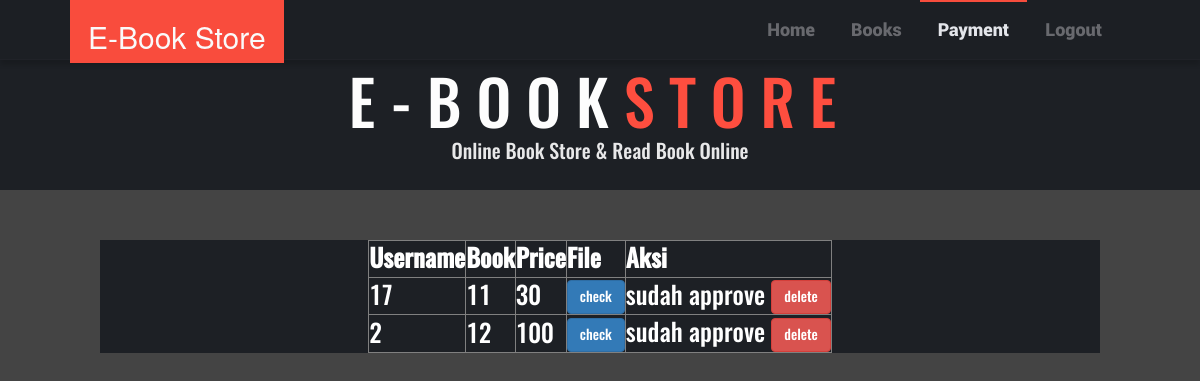
The app's page /Admin/payment.php with its own data.
### tables this page shows
CREATE TABLE `payments` (
  `userid` int(11) NOT NULL,
  `bookid` int(11) NOT NULL,
  `paymentid` int(11) NOT NULL,
  `status` varchar(20) NOT NULL,
  `payment_report` text DEFAULT NULL
);

CREATE TABLE `books` (
  `bookid` int(11) NOT NULL,
  `booktitle` varchar(50) NOT NULL,
  `category` varchar(30) NOT NULL,
  `price` int(11) DEFAULT NULL,
  `bookcover` text DEFAULT NULL,
  `bookfile` text DEFAULT NULL,
  `description` varchar(9999) NOT NULL
);

### Admin/payment.php (the view, shortened to what this page needs)
<?php
include_once("../connection.php");
$result = $dbConnection->query("SELECT * FROM payments");
$result->execute();
$data = $result->fetchAll(PDO::FETCH_ASSOC);
?>
<!DOCTYPE html>
<html>
	<head>
		<link rel="stylesheet" href="../bootstrap/bootstrap.css">
		<link rel="stylesheet" href="css/cssadmin.css">
	</head>
	<body>
		<div class="menu">
			<div class="logo">
			<h2> E-Book Store </h2>
			</div>
			<ul class="dropmenu">
				<li><a href="index.php">Home</a></li>
				<li><a href="">Books</a>
				</li>
				<li  class="highlight"><a href="payment.php">Payment</a></li>
				<li><a href="../logout.php">Logout</a></li>
	</ul>
		</div>
		<div class="header">
			<h1>E-Book<span>Store</span></h1>
			<p>Online Book Store & Read Book Online</p>
			</div>
		<div class="content">
			<form action="upload.php" method="post" enctype="multipart/form-data">
				<table border="1">
					<tr>
						<th>Username</th>
						<th>Book</th>
						<th>Price</th>
						<th>File</th>
						<th>Aksi</th>
					</tr>
					<?php foreach($data as $data2){
						$id=$data2['bookid'];
						$result = $dbConnection->query("SELECT * FROM books where bookid=$id");
						$result->execute();
						$dataprice = $result->fetch(PDO::FETCH_ASSOC);
						?>
					<tr>
						<td><?php echo $data2['userid'] ?></td>
						<td><?php echo $data2['bookid'] ?></td>
						<td><?php echo $dataprice['price'] ?></td>
						<td><?php if (isset($data2['payment_report'])){?>
						<a href="javascript:void(0);" data-href="getimage.php?id=<?php echo $data2['paymentid'] ?>" class="openPopup btn btn-primary">
						check
							</a>
						<?php }else{ ?>
						<?php } ?>
							</td>
						<td>
						<?php if ($data2['status'] != "sudah_bayar"){?>
						<a href="approve.php?id=<?php echo $data2['paymentid'] ?>" class="openPopup btn btn-primary">
						approve
							</a>
						<?php }elseif($data2['status'] == "sudah_bayar"){?>
						sudah approve
						<?php } ?>
						<a href="deletepayment.php?id=<?php echo $data2['paymentid'] ?>" class="openPopup btn btn-danger" onclick="javascript : return confirm('Apakah anda yakin??')">
						delete
							</a>
							</td>
					</tr>
					<?php } ?>
				</table>
			</form>
		</div>
	</body>
</html>

### Admin/css/cssadmin.css (style rules this page uses)
.menu { background-color:#1d2025; position:fixed; top:0; left:0; z-index:999; width:100%; box-shadow: 0px 5px 5px 0px rgba(0,0,0,0.16),inset 0 -1px 0 #212329; opacity:0.98; height:60px; }
.logo { margin-left:70px; padding: 0px 18px; background: #fe4e3f; color: #fff; line-height: 0px; border:0; vertical-align:baseline; float: left; overflow: hidden; text-align: center; }
.header { padding-top:20px; background-color:#1d2025; height:190px; text-align:center; }
body { margin:0; background-color:#444; }
.header h1 { color:#fdfdfd; margin: 0px; font-family: 'Oswald',serif; font-size: 62px; line-height: 55px; padding: 0px 20px; margin-top: 55px; margin-bottom: 7px; text-transform: uppercase; letter-spacing: 15px; }
.header h1 span { color:#fe4e3f; }
.header p { font:inherit; color:#e8e8e9; font-size:20px; font-family:oswald; }
.dropmenu { display:inline-block; margin:0; float:right; background-color:#1d2025; margin-right:80px; }
.dropmenu li { list-style-type:none; float:left; }
.dropmenu li a { font-family:'Roboto'; font-size:18px; color:#6b6c71; display:inline-block; padding:7px 18px; line-height:45px; text-decoration:none; }
.dropmenu li.highlight a { box-shadow:inset 0 2px 0 #fc4f3f; color:#e8eaef; }
.content { background-color:#1d2025; height:auto; margin-top:50px; margin-left:100px; margin-right:100px; margin-bottom:50px; }
.content tr { color: white; font-family:oswald; font-size:25px; }
.content table { margin:0px auto; }

### records on screen
payments: userid "17", bookid "11", bookid.price "30", status "sudah approve"
payments: userid "2", bookid "12", bookid.price "100", status "sudah approve"
